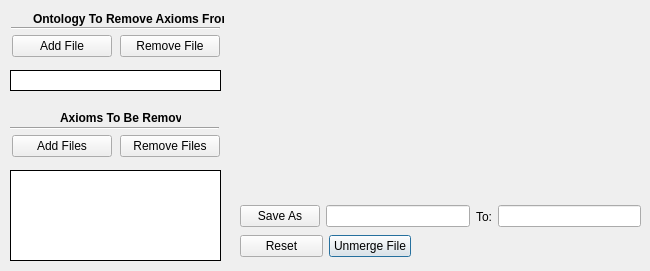
      <widget class="QWidget" name="unmerge">
       <attribute name="title">
        <string>Unmerge</string>
       </attribute>
       <widget class="QLabel" name="label_11">
        <property name="geometry">
         <rect>
          <x>33</x>
          <y>11</y>
          <width>191</width>
          <height>16</height>
         </rect>
        </property>
        <property name="font">
         <font>
          <family>Arial</family>
          <pointsize>9</pointsize>
          <bold>true</bold>
         </font>
        </property>
        <property name="text">
         <string>Ontology To Remove Axioms From</string>
        </property>
       </widget>
       <widget class="Line" name="line_2">
        <property name="geometry">
         <rect>
          <x>11</x>
          <y>20</y>
          <width>209</width>
          <height>16</height>
         </rect>
        </property>
        <property name="orientation">
         <enum>Qt::Horizontal</enum>
        </property>
       </widget>
       <widget class="QLabel" name="label_37">
        <property name="geometry">
         <rect>
          <x>60</x>
          <y>110</y>
          <width>121</width>
          <height>16</height>
         </rect>
        </property>
        <property name="font">
         <font>
          <family>Arial</family>
          <pointsize>9</pointsize>
          <bold>true</bold>
         </font>
        </property>
        <property name="text">
         <string>Axioms To Be Removed</string>
        </property>
       </widget>
       <widget class="QWidget" name="layoutWidget_56">
        <property name="geometry">
         <rect>
          <x>10</x>
          <y>130</y>
          <width>212</width>
          <height>32</height>
         </rect>
        </property>
        <layout class="QHBoxLayout" name="horizontalLayout_72">
         <item>
          <widget class="QPushButton" name="unmergeAddMoreFiles">
           <property name="sizePolicy">
            <sizepolicy hsizetype="Ignored" vsizetype="Fixed">
             <horstretch>0</horstretch>
             <verstretch>0</verstretch>
            </sizepolicy>
           </property>
           <property name="minimumSize">
            <size>
             <width>100</width>
             <height>0</height>
            </size>
           </property>
           <property name="maximumSize">
            <size>
             <width>100</width>
             <height>16777215</height>
            </size>
           </property>
           <property name="focusPolicy">
            <enum>Qt::NoFocus</enum>
           </property>
           <property name="contextMenuPolicy">
            <enum>Qt::DefaultContextMenu</enum>
           </property>
           <property name="text">
            <string>Add Files</string>
           </property>
           <property name="default">
            <bool>false</bool>
           </property>
           <property name="flat">
            <bool>false</bool>
           </property>
          </widget>
         </item>
         <item>
          <widget class="QPushButton" name="unmergeRemoveMoreFiles">
           <property name="sizePolicy">
            <sizepolicy hsizetype="Ignored" vsizetype="Fixed">
             <horstretch>0</horstretch>
             <verstretch>0</verstretch>
            </sizepolicy>
           </property>
           <property name="minimumSize">
            <size>
             <width>100</width>
             <height>0</height>
            </size>
           </property>
           <property name="maximumSize">
            <size>
             <width>100</width>
             <height>16777215</height>
            </size>
           </property>
           <property name="focusPolicy">
            <enum>Qt::NoFocus</enum>
           </property>
           <property name="text">
            <string>Remove Files</string>
           </property>
          </widget>
         </item>
        </layout>
       </widget>
       <widget class="Line" name="line_4">
        <property name="geometry">
         <rect>
          <x>10</x>
          <y>120</y>
          <width>209</width>
          <height>16</height>
         </rect>
        </property>
        <property name="orientation">
         <enum>Qt::Horizontal</enum>
        </property>
       </widget>
       <widget class="QWidget" name="layoutWidget_57">
        <property name="geometry">
         <rect>
          <x>240</x>
          <y>200</y>
          <width>401</width>
          <height>33</height>
         </rect>
        </property>
        <layout class="QHBoxLayout" name="horizontalLayout_73">
         <item>
          <widget class="QPushButton" name="unmergeSaveAs">
           <property name="focusPolicy">
            <enum>Qt::NoFocus</enum>
           </property>
           <property name="text">
            <string>Save As</string>
           </property>
          </widget>
         </item>
         <item>
          <widget class="QLineEdit" name="unmergeNameSave">
           <property name="focusPolicy">
            <enum>Qt::NoFocus</enum>
           </property>
           <property name="text">
            <string/>
           </property>
           <property name="alignment">
            <set>Qt::AlignLeading|Qt::AlignLeft|Qt::AlignVCenter</set>
           </property>
           <property name="dragEnabled">
            <bool>false</bool>
           </property>
           <property name="placeholderText">
            <string/>
           </property>
           <property name="clearButtonEnabled">
            <bool>false</bool>
           </property>
          </widget>
         </item>
         <item>
          <widget class="QLabel" name="label_38">
           <property name="text">
            <string>To:</string>
           </property>
           <property name="alignment">
            <set>Qt::AlignCenter</set>
           </property>
          </widget>
         </item>
         <item>
          <widget class="QLineEdit" name="unmergeSavePath">
           <property name="focusPolicy">
            <enum>Qt::NoFocus</enum>
           </property>
          </widget>
         </item>
        </layout>
       </widget>
       <widget class="QWidget" name="layoutWidget_58">
        <property name="geometry">
         <rect>
          <x>240</x>
          <y>230</y>
          <width>171</width>
          <height>32</height>
         </rect>
        </property>
        <layout class="QHBoxLayout" name="horizontalLayout_74">
         <item>
          <widget class="QPushButton" name="unmergeReset">
           <property name="sizePolicy">
            <sizepolicy hsizetype="Expanding" vsizetype="Fixed">
             <horstretch>0</horstretch>
             <verstretch>0</verstretch>
            </sizepolicy>
           </property>
           <property name="maximumSize">
            <size>
             <width>150</width>
             <height>16777215</height>
            </size>
           </property>
           <property name="focusPolicy">
            <enum>Qt::NoFocus</enum>
           </property>
           <property name="text">
            <string>Reset</string>
           </property>
          </widget>
         </item>
         <item>
          <widget class="QPushButton" name="unmergeButton">
           <property name="sizePolicy">
            <sizepolicy hsizetype="Expanding" vsizetype="Fixed">
             <horstretch>0</horstretch>
             <verstretch>0</verstretch>
            </sizepolicy>
           </property>
           <property name="minimumSize">
            <size>
             <width>0</width>
             <height>0</height>
            </size>
           </property>
           <property name="maximumSize">
            <size>
             <width>150</width>
             <height>16777215</height>
            </size>
           </property>
           <property name="font">
            <font>
             <family>Arial</family>
             <pointsize>9</pointsize>
             <bold>false</bold>
             <kerning>true</kerning>
            </font>
           </property>
           <property name="focusPolicy">
            <enum>Qt::NoFocus</enum>
           </property>
           <property name="autoFillBackground">
            <bool>false</bool>
           </property>
           <property name="text">
            <string>Unmerge File</string>
           </property>
           <property name="checkable">
            <bool>false</bool>
           </property>
           <property name="checked">
            <bool>false</bool>
           </property>
           <property name="autoExclusive">
            <bool>false</bool>
           </property>
           <property name="autoDefault">
            <bool>false</bool>
           </property>
           <property name="default">
            <bool>true</bool>
           </property>
           <property name="flat">
            <bool>false</bool>
           </property>
          </widget>
         </item>
        </layout>
       </widget>
       <widget class="QListWidget" name="firstFile">
        <property name="geometry">
         <rect>
          <x>10</x>
          <y>70</y>
          <width>211</width>
          <height>21</height>
         </rect>
        </property>
        <property name="frameShape">
         <enum>QFrame::Box</enum>
        </property>
        <property name="frameShadow">
         <enum>QFrame::Plain</enum>
        </property>
       </widget>
       <widget class="QListWidget" name="moreFiles">
        <property name="geometry">
         <rect>
          <x>10</x>
          <y>170</y>
          <width>211</width>
          <height>91</height>
         </rect>
        </property>
        <property name="frameShape">
         <enum>QFrame::Box</enum>
        </property>
        <property name="frameShadow">
         <enum>QFrame::Plain</enum>
        </property>
       </widget>
       <widget class="QWidget" name="layoutWidget">
        <property name="geometry">
         <rect>
          <x>10</x>
          <y>30</y>
          <width>212</width>
          <height>32</height>
         </rect>
        </property>
        <layout class="QHBoxLayout" name="horizontalLayout_71">
         <item>
          <widget class="QPushButton" name="unmergeAddFirstFile">
           <property name="sizePolicy">
            <sizepolicy hsizetype="Ignored" vsizetype="Fixed">
             <horstretch>0</horstretch>
             <verstretch>0</verstretch>
            </sizepolicy>
           </property>
           <property name="minimumSize">
            <size>
             <width>100</width>
             <height>0</height>
            </size>
           </property>
           <property name="maximumSize">
            <size>
             <width>100</width>
             <height>16777215</height>
            </size>
           </property>
           <property name="focusPolicy">
            <enum>Qt::NoFocus</enum>
           </property>
           <property name="contextMenuPolicy">
            <enum>Qt::DefaultContextMenu</enum>
           </property>
           <property name="text">
            <string>Add File</string>
           </property>
           <property name="default">
            <bool>false</bool>
           </property>
           <property name="flat">
            <bool>false</bool>
           </property>
          </widget>
         </item>
         <item>
          <widget class="QPushButton" name="unmergeRemoveFirstFile">
           <property name="sizePolicy">
            <sizepolicy hsizetype="Ignored" vsizetype="Fixed">
             <horstretch>0</horstretch>
             <verstretch>0</verstretch>
            </sizepolicy>
           </property>
           <property name="minimumSize">
            <size>
             <width>100</width>
             <height>0</height>
            </size>
           </property>
           <property name="maximumSize">
            <size>
             <width>100</width>
             <height>16777215</height>
            </size>
           </property>
           <property name="focusPolicy">
            <enum>Qt::NoFocus</enum>
           </property>
           <property name="text">
            <string>Remove File</string>
           </property>
          </widget>
         </item>
        </layout>
       </widget>
      </widget>
